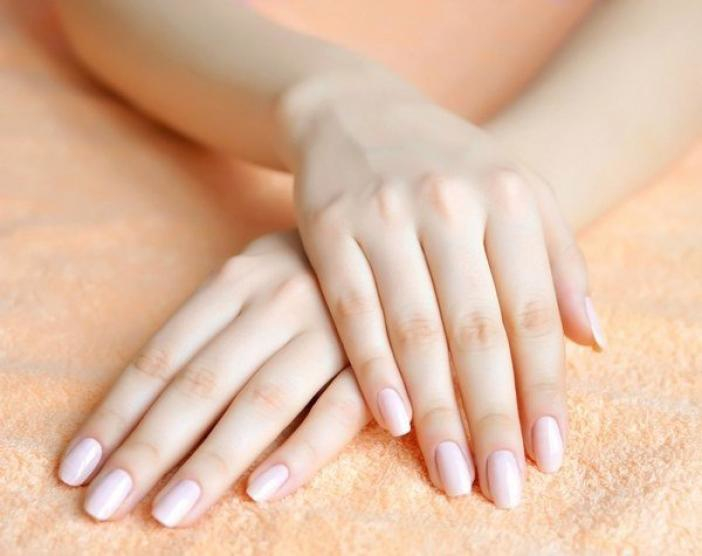
#> input picture PAC_development/Sem5/images/2C29D473-CCB4-458C-926B-99D0042161E6.jpg, 702 x 556 px; its folder holds 4 pictures in this run
$ python tasks.py
#> lines starting #> are read from the running program, lines starting #| are printed output that depends on the picture
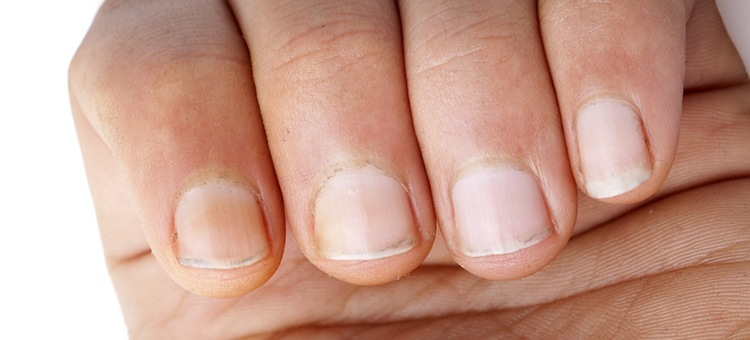
#> input picture PAC_development/Sem5/images/09aefeec-e05f-11e8-87a6-0242ac1c0002.jpg, 750 x 340 px
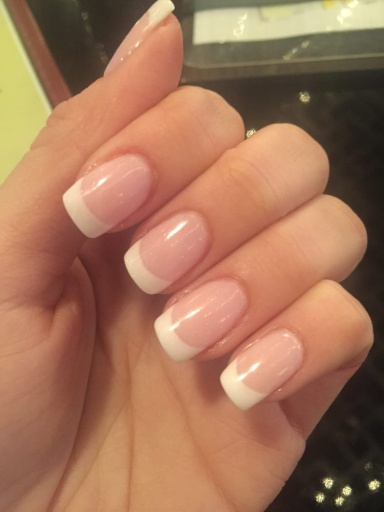
#> input picture PAC_development/Sem5/images/1eecab90-1a92-43a7-b952-0204384e1fae.jpg, 384 x 512 px
import cv2
import os
import random
import numpy as np

def rand_rotate(image, mask):

    height, width, _ = image.shape

    rot_mat = cv2.getRotationMatrix2D((height // 2, width // 2), random.randint(1, 360), 1.0)
    im = cv2.warpAffine(image, rot_mat, (height, width), flags=cv2.INTER_LINEAR)
    msk = cv2.warpAffine(mask, rot_mat, (height, width), flags=cv2.INTER_LINEAR)
    return im, msk

def rand_box(image, mask):

    height, width, _ = image.shape
#> height = 512; width = 384
    bbox = np.random.randint(0, min(height, width), size=4)
#> bbox = [172, 47, 117, 192]

    im = image[bbox[1]:bbox[1]+bbox[3], bbox[0]:bbox[0]+bbox[2]]
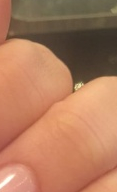
#> im: shape (192, 117, 3); mean B, G, R 93.2, 123.3, 176
    msk = mask[bbox[1]:bbox[1]+bbox[3], bbox[0]:bbox[0]+bbox[2]]
    return im, msk


def list_gen(len):
    images = os.listdir("../Sem5/images")
    while True:
        random.shuffle(images)
        image_list = []
        mask_list = []

        for i in images[:len]:
            im = cv2.imread(os.path.join("../Sem5/images", i))
            msk = cv2.imread(os.path.join("../Sem5/labels", i))

            match random.randint(1, 5):
                case 1:
                    im, msk = rand_rotate(im, msk)
                case 2:
                    im = im[::-1]
                    msk = msk[::-1]
                case 3:
                    im = im[:, ::-1]
                    msk = msk[:, ::-1]
                case 4:
                    im, msk = rand_box(im, msk)
                case 5:
                    im = cv2.medianBlur(im, 5)


            image_list.append(im)
            mask_list.append(msk)

        yield image_list, mask_list


def main():
    n = 5
    gen = list_gen(n)
    images, masks = next(gen)
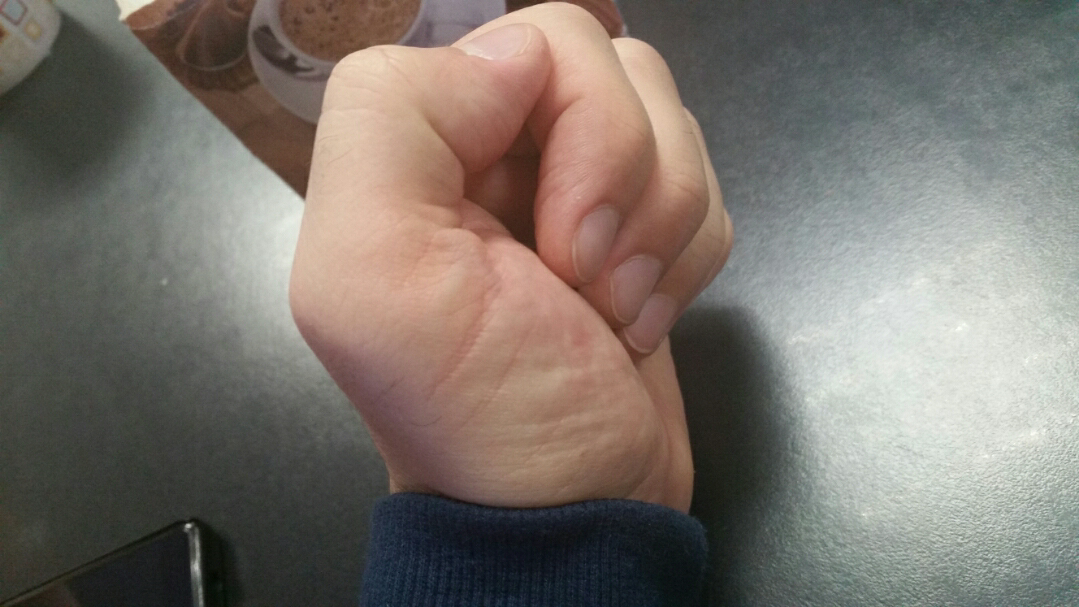
#> input picture PAC_development/Sem5/images/2c376c66-9823-4874-869e-1e7f5c54ec7b.jpg, 1079 x 607 px
#> in rand_box (call 2), `height, width, _ = image.shape`: height = 607; width = 1079
#> in rand_box (call 2), `bbox = np.random.randint(0, min(height, width), size=4)`: bbox = [359, 9, 277, 599]
#> in rand_box (call 2), `im = image[bbox[1]:bbox[1]+bbox[3], bbox[0]:bbox[0]+bbox[2]]`:
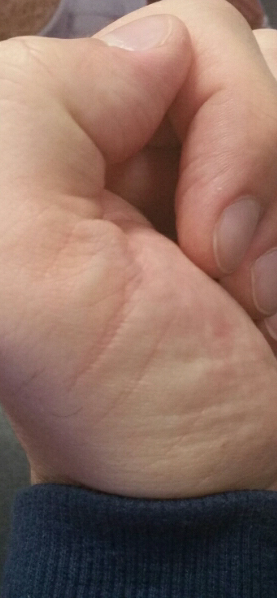
#> im: shape (598, 277, 3); mean B, G, R 98.1, 109.7, 140.5
#> images = 4 items; masks = 4 items

    for i in range(n):
        # concat = cv2.hconcat([images[i], masks[i]])
        cv2.imshow('Image', images[i])
        cv2.imshow('mask', masks[i])

        cv2.waitKey(0)

        cv2.destroyWindow('Image')
#> this loop made 5 passes
#> pass 1, in main, `cv2.imshow('Image', images[i])`:
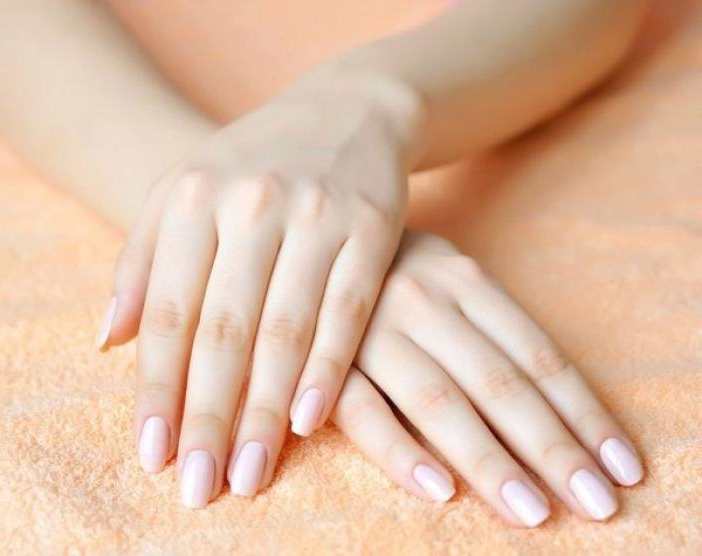
#> window 'Image': shape (556, 702, 3); mean B, G, R 162.9, 187.4, 223.3


#> (the run stopped early here; a loop or call above may not have finished)
